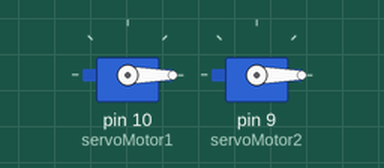
Bench run of a sketch on a simulated Arduino Uno, built with avr-gcc and run on an emulated ATmega328P. On the bench: 2 × servo.

Above: at 0.05 s.
At 1.5 s:
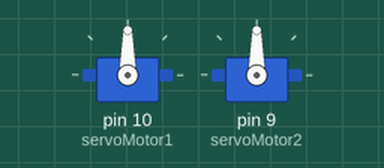
At 3.0 s:
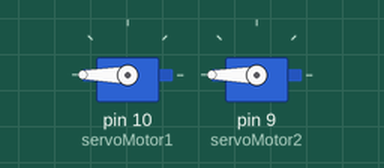
Timing chart, 0 to 6.9 s (numbered marks = the images above):
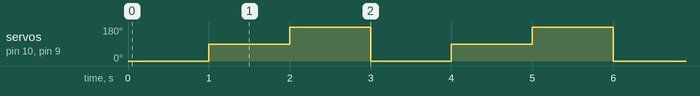

The sketch:

Servos.ino
```cpp
// Incluímos la librería para poder controlar dos servos que tenemos la posibilidad de controlar con el motor shield
#include <Servo.h>

// Declaramos la variable para controlar los dos servos
Servo servoMotor1;//creamos/ declaramos el servo1(objeto)
Servo servoMotor2;//creamos/ declaramos el servo2(objeto)

void setup() {
  // Iniciamos el monitor serie para mostrar el resultado
  Serial.begin(9600);

  // Iniciamos el servo para que empiece a trabajar con el pin 9 y 10
  servoMotor1.attach(10);
  servoMotor2.attach(9);

}

void loop() {

  // Desplazamos a la posición 0º
  servoMotor1.write(0);
  servoMotor2.write(0);
  // Esperamos 1 segundo
  delay(1000);

  // Desplazamos a la posición 90º
  servoMotor1.write(90);
  servoMotor2.write(90);
  // Esperamos 1 segundo
  delay(1000);

  // Desplazamos a la posición 180º
  servoMotor1.write(180);
  servoMotor2.write(180);
  // Esperamos 1 segundo
  delay(1000);
}
```

Measured:
- by itself, servo on pin 10 (servoMotor1), servo on pin 9 (servoMotor2): repeats every 3.0 s: 180° 1.0 s, 0° 1.0 s, 90° 1.0 s
